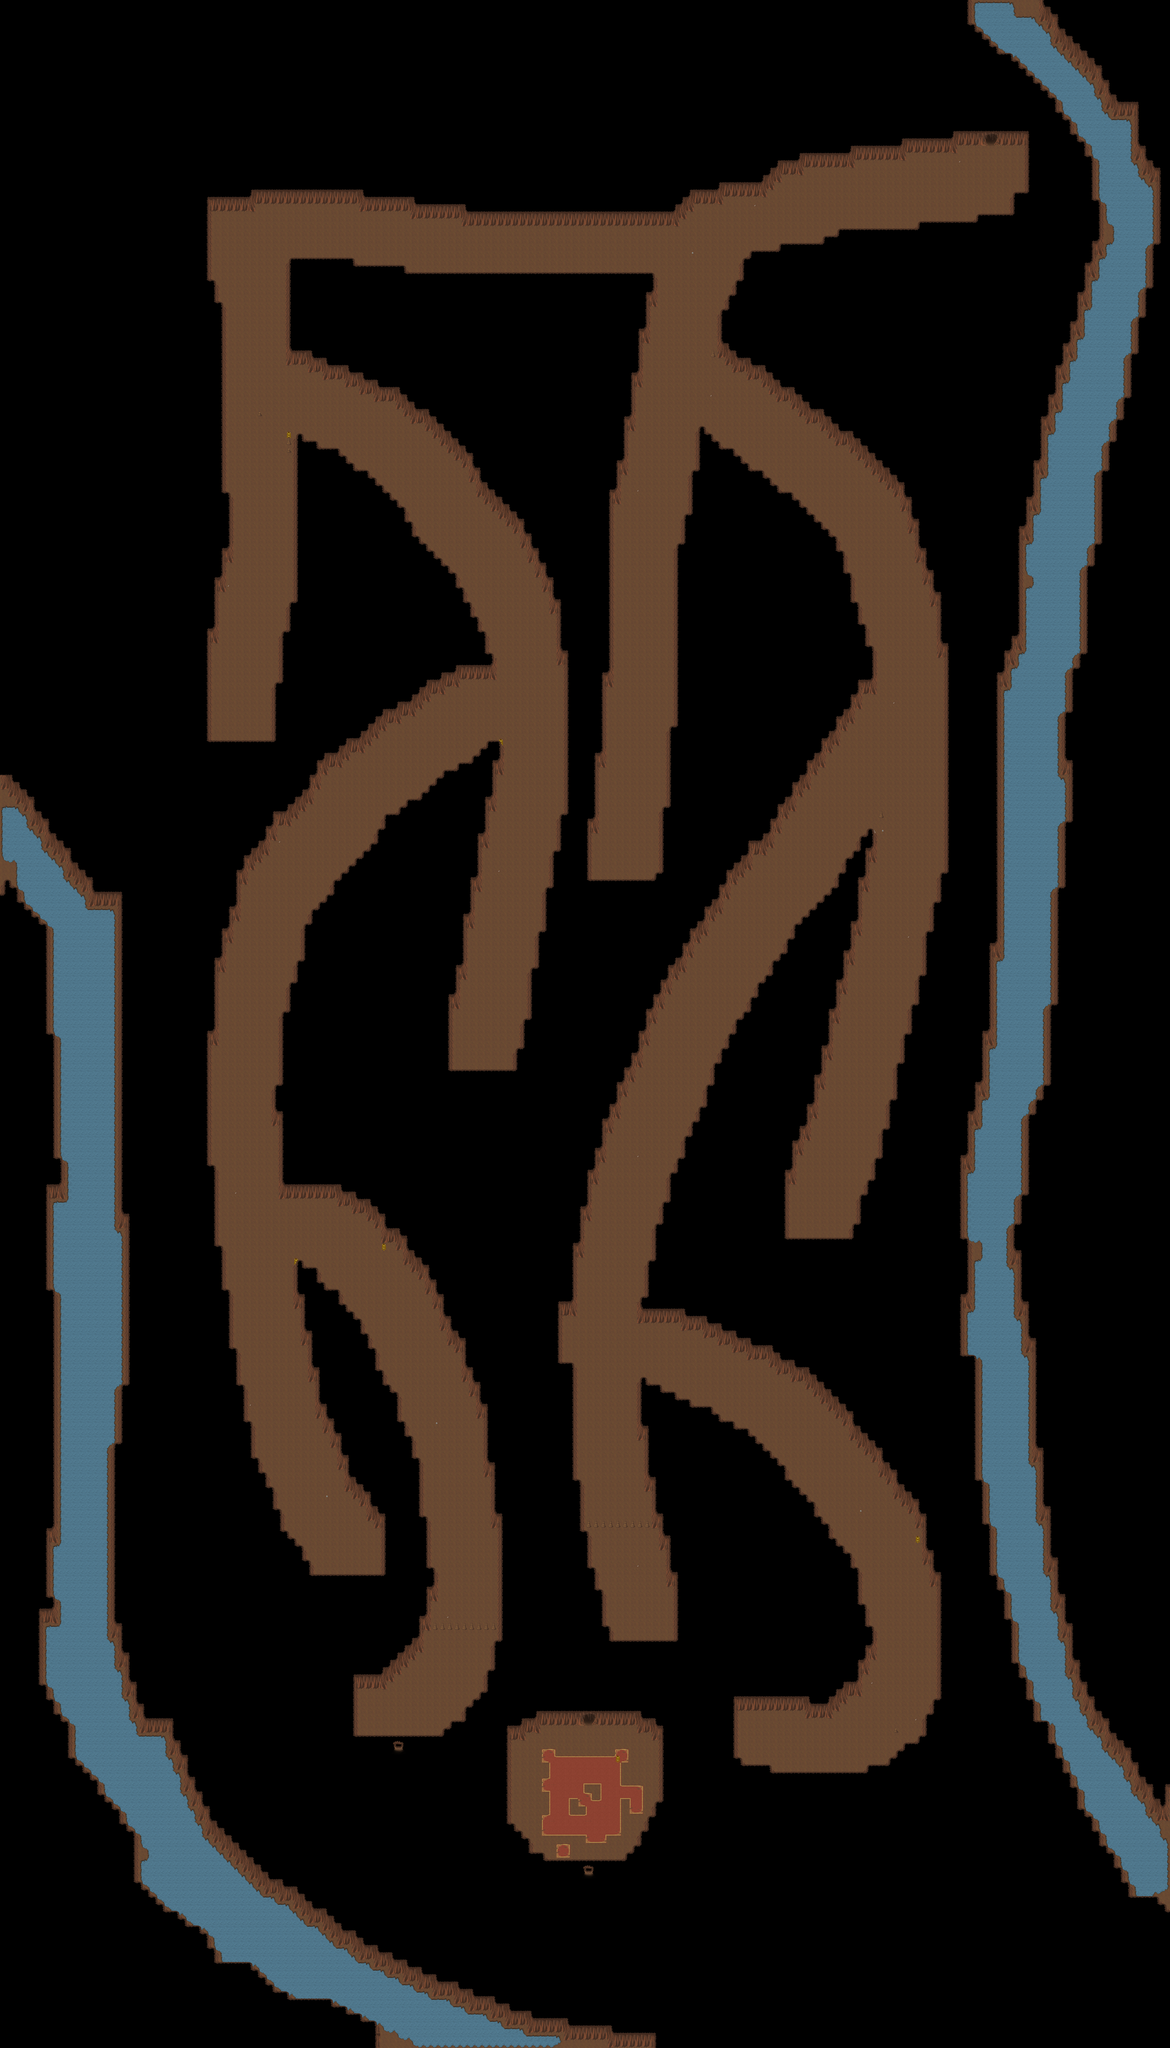

The image is a tile-based game level rendered from a .tmx file. Its description and source (layers, tilesets, objects; grid data summarised) follow:
An orthogonal 160x280 tile map with 32x32 px tiles, 4 tile layers (Ground, Barrier, Fringe, Over), 2 hidden layers not drawn, 3 tilesets and 46 objects (26x Spawn, 4x fixme, 4x switch, 4x trap, 3x warp, ...).

<map version="1.4" tiledversion="1.4.1" orientation="orthogonal" renderorder="right-down" compressionlevel="0" width="160" height="280" tilewidth="32" tileheight="32" infinite="0" nextlayerid="11" nextobjectid="52">
 <properties>
  <property name="background0image" value="graphics/images/spit23loginwallpaper_800x600.png" />
  <property name="author" value="Jesusalva" />
  <property name="license" value="GPL v2+, CC BY SA 3.0+" />
  <property name="manaplus version" value="2" />
  <property name="minimap" value="graphics/minimaps/008-2.png" />
  <property name="music" value="Unforgiving_Lands.ogg" />
  <property name="name" value="2nd Floor - Party Dungeon" />
 </properties>
 <tileset firstgid="1" name="collision" tilewidth="32" tileheight="32" tilecount="9" columns="3">
  <image source="../graphics/tilesets/collision.png" width="96" height="96" />
 </tileset>
 <tileset firstgid="10" name="cave" tilewidth="32" tileheight="32" tilecount="128" columns="16">
  <image source="../graphics/tilesets/cave.png" width="512" height="256" />
 </tileset>
 <tileset firstgid="138" name="cave_x2" tilewidth="32" tileheight="64" tilecount="16" columns="16">
  <image source="../graphics/tilesets/cave_x2.png" width="512" height="64" />
 </tileset>
 <layer id="1" name="Ground" width="160" height="280">
  <data>[44800 cells, 44800 non-empty, 63 distinct tile ids]</data>
 </layer>
 <layer id="10" name="Barrier" width="160" height="280">
  <properties>
   <property name="TileCondition" value="128" />
  </properties>
  <data>[44800 cells, 18 non-empty, 1 distinct tile ids]</data>
 </layer>
 <layer id="2" name="Fringe" width="160" height="280">
  <data>[44800 cells, 12 non-empty, 3 distinct tile ids]</data>
 </layer>
 <layer id="3" name="Over" width="160" height="280">
  <data>[44800 cells, 923 non-empty, 9 distinct tile ids]</data>
 </layer>
 <layer id="4" name="Collision" width="160" height="280" visible="0">
  <data>[44800 cells, 35905 non-empty, 1 distinct tile ids]</data>
 </layer>
 <layer id="5" name="Heights" width="160" height="280" visible="0">
  <data>[44800 cells, 0 non-empty, 0 distinct tile ids]</data>
 </layer>
 <objectgroup id="6" name="Objects">
  <object id="1" name="Margin" type="fixme" x="0" y="0" width="640" height="640" />
  <object id="2" name="Margin" type="fixme" x="4480" y="8320" width="640" height="640" />
  <object id="4" name="Margin" type="fixme" x="4480" y="0" width="640" height="640" />
  <object id="5" name="Margin" type="fixme" x="0" y="8320" width="640" height="640" />
  <object id="6" name="First Floor" type="warp" x="4320" y="608" width="32" height="32">
   <properties>
    <property name="dest_map" value="008-0" />
    <property name="dest_x" value="0" />
    <property name="dest_y" value="0" />
    <property name="npc_id" value="SCRIPT" />
   </properties>
  </object>
  <object id="7" name="Third Floor" type="warp" x="2560" y="7520" width="32" height="32">
   <properties>
    <property name="dest_map" value="008-0" />
    <property name="dest_x" value="0" />
    <property name="dest_y" value="0" />
    <property name="npc_id" value="SCRIPT" />
   </properties>
  </object>
  <object id="8" name="Return" type="warp" x="2560" y="8160" width="32" height="32">
   <properties>
    <property name="dest_map" value="008-2" />
    <property name="dest_x" value="54" />
    <property name="dest_y" value="237" />
   </properties>
  </object>
  <object id="36" name="Collision" type="dyncollision" x="2560" y="6656" width="288" height="32">
   <properties>
    <property name="colid" value="1" />
   </properties>
  </object>
  <object id="37" name="Switch" type="switch" x="3392" y="7584" width="32" height="32">
   <properties>
    <property name="args" value="12" />
    <property name="callfunc" value="massprovoke" />
   </properties>
  </object>
  <object id="39" name="Switch" type="switch" x="2112" y="4576" width="32" height="32">
   <properties>
    <property name="args" value="12, 10000" />
    <property name="callfunc" value="grenade" />
    <property name="enabled" value="1" />
   </properties>
  </object>
  <object id="40" name="Switch" type="switch" x="3552" y="5312" width="32" height="32">
   <properties>
    <property name="callfunc" value="ALCReset" />
   </properties>
  </object>
  <object id="41" name="Lousy Creak" type="function" x="4288" y="640" width="96" height="64">
   <properties>
    <property name="args" value="12" />
    <property name="callfunc" value="massprovoke" />
   </properties>
  </object>
  <object id="44" name="Disarm Collision" type="function" x="1696" y="7552" width="96" height="64">
   <properties>
    <property name="doevent" value="#008-2_80_208::OnDisable" />
   </properties>
  </object>
  <object id="45" name="Trap" type="trap" x="2304" y="7904" width="32" height="32">
   <properties>
    <property name="damage" value="200" />
    <property name="disarmtime" value="0" />
    <property name="stuntime" value="1" />
   </properties>
  </object>
  <object id="46" name="Trap" type="trap" x="2784" y="7680" width="32" height="32">
   <properties>
    <property name="damage" value="200" />
    <property name="disarmtime" value="0" />
    <property name="stuntime" value="1" />
   </properties>
  </object>
  <object id="47" name="Trap" type="trap" x="1472" y="6752" width="32" height="32">
   <properties>
    <property name="damage" value="200" />
    <property name="disarmtime" value="10" />
    <property name="stuntime" value="2" />
   </properties>
  </object>
  <object id="48" name="Trap" type="trap" x="2720" y="3744" width="32" height="32">
   <properties>
    <property name="damage" value="400" />
   </properties>
  </object>
  <object id="49" name="Collision" type="dyncollision" x="1888" y="7104" width="288" height="32">
   <properties>
    <property name="colid" value="1" />
   </properties>
  </object>
  <object id="50" name="Switch" type="switch" x="1024" y="3168" width="32" height="32">
   <properties>
    <property name="doevent" value="#008-2_59_222::OnDisable" />
   </properties>
  </object>
  <object id="51" name="Treasure Chest" type="treasure" x="2784" y="7072" width="32" height="32">
   <properties>
    <property name="distance" value="3" />
   </properties>
  </object>
 </objectgroup>
 <objectgroup color="#7fff00" id="7" name="Monsters Layer 1" visible="0">
  <object id="10" name="Slime Blast" type="Spawn" x="2048" y="7424" width="1024" height="832">
   <properties>
    <property name="death" value="15000" />
    <property name="max_beings" value="2" />
    <property name="monster_id" value="1090" />
    <property name="spawn" value="15000" />
   </properties>
  </object>
  <object id="11" name="Bandit" type="Spawn" x="832" y="5152" width="1376" height="2560">
   <properties>
    <property name="death" value="25000" />
    <property name="max_beings" value="4" />
    <property name="monster_id" value="1024" />
    <property name="spawn" value="25000" />
   </properties>
  </object>
  <object id="12" name="Mouboo" type="Spawn" x="2336" y="5664" width="2144" height="1728">
   <properties>
    <property name="death" value="25000" />
    <property name="max_beings" value="4" />
    <property name="monster_id" value="1023" />
    <property name="spawn" value="25000" />
   </properties>
  </object>
  <object id="13" name="Cave Snake" type="Spawn" x="736" y="512" width="3968" height="1280">
   <properties>
    <property name="death" value="25000" />
    <property name="max_beings" value="7" />
    <property name="monster_id" value="1035" />
    <property name="spawn" value="25000" />
   </properties>
  </object>
  </objectgroup>
 <objectgroup color="#ff7f00" id="8" name="Monsters Layer 2" visible="0">
  <!-- 9 objects omitted --></objectgroup>
 <objectgroup color="#7f00ff" id="9" name="Monsters Layer 3" visible="0">
  <!-- 5 objects omitted --></objectgroup>
</map>
<!-- 22 of 46 objects omitted -->
